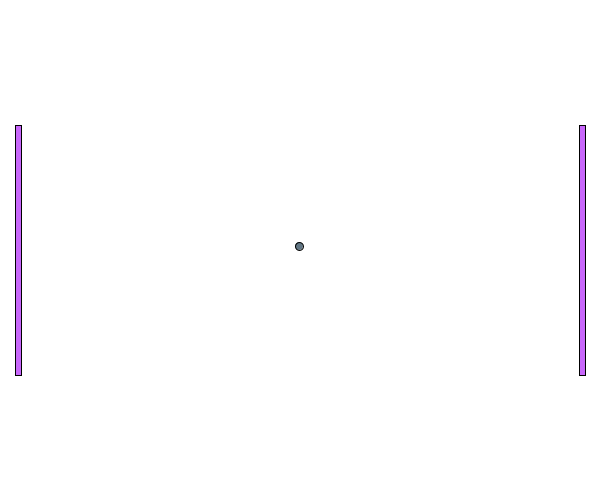
Frame 1 (no input)
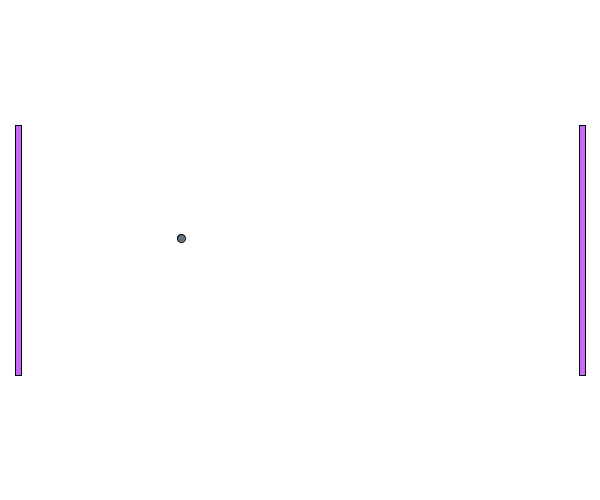
Frame 60 (the mouse pressed at the canvas centre just before this capture)
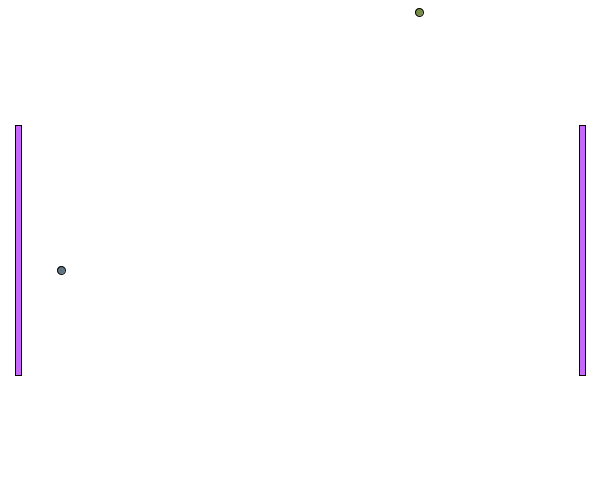
Frame 120 (the mouse held since frame 60 and released just before this capture)

The Processing sketch that drew these frames (run headless with seeded random() and noise(); from frame 60 on, the mouse is pressed at the canvas centre):

// Processing sketch: Ball_Paddle
// ── Ball_Paddle.pde
/* To Do - Debugging
 Ball line# 54 
 */

//Global Variables and Other
Paddle paddle;
//
// From Ball_Intro Main Program
Ball[] balls = new Ball[10]; //Not just an array, but an array list
int ballCounter = balls.length - balls.length; // How to get "Zero but use another value"

void setup() {
  size (600, 500); //fullScreen(), displayWidth, displayHeight;
  //
  paddle = new Paddle(width, height); //For the Constructor
  balls[ballCounter] = new Ball(width, height); 
  ballCounter +=1;
  //
}//End setup()

void draw() {
  background(255);
  paddle.paddleDraw();
  for ( int i = 0; i<ballCounter; i++ ) { //Controls each ball
    balls[i].ballDraw(); //Variables and Contructor
    balls[i].gamePlay();
    balls[i].directionYSetter(paddle.paddleXLeftGetter(), paddle.paddleYLeftGetter(), paddle.paddleXRightGetter(), paddle.paddleYRightGetter(), paddle.paddleWidthGetter(), paddle.paddleHeightGetter());
  }
}//End draw()

void keyPressed() {
  if (key == CODED && key == 'W' || key == 'w') paddle.upLeftGetter(); //Security Feature
  if (key == CODED && key == 'S' || key == 's') paddle.downLeftGetter(); //Security Feature
  if (key == CODED && keyCode == UP) paddle.upRightGetter(); //Security Feature
  if (key == CODED && keyCode == DOWN) paddle.downRightGetter(); //Security Feature
}//End keyPressed

void mousePressed() {
  // For balls
  if ( ballCounter >= balls.length ) { //Game Quit based on ball counting
    exit(); //Eventually will become a button
  } else { 
    ballCounter += 1; //Note: sequentially, this incrementing creates a problem for the next for loop
    // Thus, the FOR Loop deals with the difference between human and computer numbering.
  }
  for ( int i = ballCounter-1; i<ballCounter; i++ ) { //Constructor for other balls should not be run
    balls[i] = new Ball(width, height);
  }
  //
}//End mousePressed

// ── Ball.pde
class Ball {
  //Variables
  int ballX, ballY, ballMoveX, ballMoveY, directionX=0, directionY=0;
  int ballSpeedX, ballSpeedY;
  int ballStartX, ballStartY, ballDiameter; //Will be final variables
  color colour;
  int scorePlayer1, scorePlayer2;
  Boolean ballXGoal;
  //
  //int ballCount = 5; //requires pure java class for true static varaibles
  //needs to be coded first in Processing
  //
  //Constructor, populates the variables
  Ball(float widthParameter, float heightParameter) { //Passsing Geometry
    ballStartX = int(widthParameter/2); //will begin as one varaible, but might change b/c easter egg
    ballStartY = int(heightParameter/2); //see above
    this.ballX = ballStartX; //ALways starts in middle
    this.ballY = ballStartY;
    this.ballXGoal = false;
    ballDiameter = int(widthParameter/70); //Will soon need a procedure for this or a choice of code'
    ballSpeedX = int( random (1, 5) ); //Not best practice to repeat code, but OK
    ballSpeedY = int( random (1, 5) ); //Here b/c "next line"
    colour = color(int( random(50, 200) ), int( random(50, 200) ), int( random(50, 200) ));
    //gameStart() now in constructor
    while ( directionX == 0 ) {
      directionX = int (random (-2, 2) );
    }//End WHILE
    while ( directionY == 0 ) {
      directionY = int (random (-2, 2) );
    }//End WHILE
  }//End Constructor
  //
  void ballDraw() {
    //Background here will cover each individual ball
    gamePlay();
    fill(colour);
    ellipse(ballX, ballY, ballDiameter, ballDiameter);
    fill(0); //Reset fill
  }//End ballDraw
  //
  void gamePlay() {
    //Scoring on Left and Right Goals, resetting variables to decrease system resourses
    if ( ballX < (width*0)+ballDiameter || ballX > width - ballDiameter) { //Net Detection
      ballXGoal = true;
      if (ballX < (width*0)+ballDiameter ) { //Goal for left player
        ballX = (width*0)+(ballDiameter/4);
        ballY = ballY; //Variable becomes "final" here
      }
      if ( ballX > width - ballDiameter ) { //Goal for right player
        ballX = (width)-(ballDiameter/4);
        ballY = ballY; //Variable becomes "final" here
      }
    } //End Net Detection
    //println(ballXGoal);
    //
    //Top and Bottom Boundary Bounce, accounting for increased ball movement per "step"
    // Bounce of Top and Bottom: bounce is a range and we move the ball if out-of-bounds
    if ( (ballY >= height*0 && ballY <= height*0+ballDiameter) || ( ballY <= height && ballY >= height-ballDiameter ) ) directionY =  directionY * (-1);
    if ( ballY < 0 || ballY > height ) {
      directionY =  directionY * (-1);
      if (ballY < 0) ballY = height*0 - (ballDiameter/2);
      if (ballY > height) ballY = height - (ballDiameter/2);
    }
    //
    //Ball "Step"
    if (ballXGoal == true) { //EMPTY IF to skip ball arithmetic, when score happens
    } else {
      ballMoveX = ballSpeedX*directionX;
      ballMoveY = ballSpeedY*directionY;
      ballX += ballMoveX;
      ballY += ballMoveY;
    }
    //
    //Bouncing off Left and Right Paddle
    //See directionYSetter that runs in main program
    //
    //
  }//End gamePlay
  //
  //Getters & Setters
  int ballXGetter() {
    return ballX;
  }//End ballXGetter
  int ballYGetter() {
    return ballY;
  }//End ballYGetter
  int ballDiameterGetter() {
    return ballDiameter;
  }//End ballDiameterGetter
  void directionYSetter(int paddleXLeft, int paddleYLeft, int paddleXRight, int paddleYRight, int paddleWidth, int paddleHeight) {
    if (ballX <= width*1/4) { //Left Paddle Only
      if ( ballY >= paddleYLeft && ballY <= paddleYLeft+paddleHeight ) {
        if (ballX <= paddleXLeft+paddleWidth+ballDiameter ) directionX = directionX * (-1); //Could be one line, see below
      }//End ballY IF
    }
    //Right Paddle Only, one line example, cascading if
    if (ballX >= width*3/4) if ( ballY >= paddleYRight && ballY <= paddleYRight+paddleHeight ) if (ballX >= paddleXRight - ballDiameter) directionX = directionX * (-1); 
  }//End directionYSetter
  //
}//End Ball

// ── Paddle.pde
class Paddle {
  //Variables
  color colour;
  int paddleXLeft, paddleXRight, paddleYLeft, paddleYRight, paddleWidth, paddleHeight;
  int yMove; //Possible Easteregg to move paddles differently requires two vars
  boolean upLeft=false, downLeft=false, upRight=false, downRight=false;

  //Constructor, populates the variables
  Paddle (float widthParameter, float heightParameter) { //Passsing Geometry
    this.colour = color (int(random(100, 255)), int(random(50, 255)), int(random(175, 255)));
    paddleWidth = int(heightParameter*1/80); //no "this" thus no change ever
    paddleXRight = int(widthParameter*39/40) - paddleWidth;
    paddleXLeft = int(widthParameter*1/40);
    paddleHeight = int(heightParameter*1/2);
    this.paddleYLeft = int(heightParameter*1/2) - paddleHeight*1/2;
    this.paddleYRight = paddleYLeft; 
    this.upLeft = false;
    this.downLeft = false;
    this.upRight = false;
    this.downRight = false;
    this.yMove = int( (heightParameter / heightParameter) * 5);
  }//End Constructor
  //
  void paddleDraw() {
    //Background here will cover each individual ball
    fill(colour);
    gamePlay(); //Arithmetic Code, Security Feature
    rect (paddleXLeft, paddleYLeft, paddleWidth, paddleHeight);
    rect (paddleXRight, paddleYRight, paddleWidth, paddleHeight);
    fill(0); //Reset fill
  }//End ballDraw
  //
  void gamePlay() {
    // Bouncing Off Left Paddle
    //
    // Bouncing off Right Paddle
    //
    // Moving Left Paddle
    // 
    if ( upLeft == true && downLeft == false) {
      paddleYLeft -= yMove;
      upLeft = false;
    }
    if (upLeft == false && downLeft == true) {
      paddleYLeft += yMove;
      downLeft = false;
    }
    //
    // Moving Right Paddle
    if ( upRight == true && downRight == false) {
      paddleYRight -= yMove;
      upRight = false;
    }
    if (upRight == false && downRight == true) {
      paddleYRight += yMove;
      downRight = false;
    }
    //
    // Redrawing Paddle if too High
    if ( paddleYLeft < height * 0) paddleYLeft = 0;
    if (paddleYLeft  > height - paddleHeight ) paddleYLeft = height - paddleHeight;
    //
    // Redrawing Paddle if too Low
    if ( paddleYRight < height * 0) paddleYRight = 0;
    if (paddleYRight > height - paddleHeight ) paddleYRight = height - paddleHeight;
    //
  }//End gamePlay
  //
  // Getters and Setters
  void upLeftGetter() { //Get Keyboard input
    upLeft = true;
  }
  void downLeftGetter() { //Get Keyboard input
    downLeft = true;
  }
  void upRightGetter() { //Get Keyboard input
    upRight = true;
  }
  void downRightGetter() { //Get Keyboard input
    downRight = true;
  }
  int paddleXLeftGetter() {
    return paddleXLeft;
  }//End Paddle X Left Getter
  int paddleXRightGetter() {
    return paddleXRight;
  }//End Paddle X Left Getter
  int paddleWidthGetter() {
    return paddleWidth;
  }//End Paddle X Left Getter
  int paddleYLeftGetter() {
    return paddleYLeft;
  }//End Paddle X Left Getter
  int paddleYRightGetter() {
    return paddleYRight;
  }//End Paddle X Left Getter
  int paddleHeightGetter() {
    return paddleHeight;
  }//End paddleHeight Getter
  //
}//End Ball
